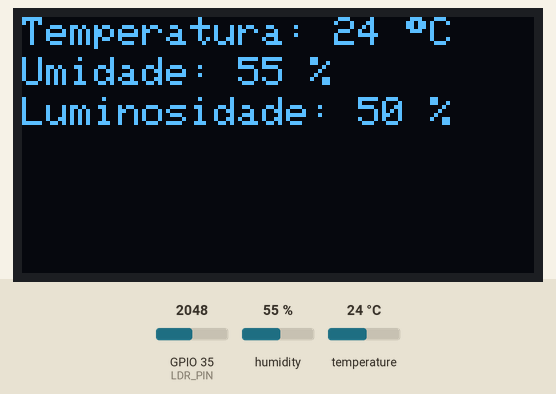
This sketch was run on a simulated ESP32. Parts: 128×64 one-colour display. The inputs (shaded band) are chosen by the test bench; at power-on: humidity 55 %, GPIO 35 (LDR_PIN) = 2048, temperature 24 °C. WiFi joins after 1.5 s; servers stay silent unless stated; no MQTT or app messages arrive unless stated.

Above: at 8.4 s.
8.5 s: humidity set to 22 %
At 10.5 s:
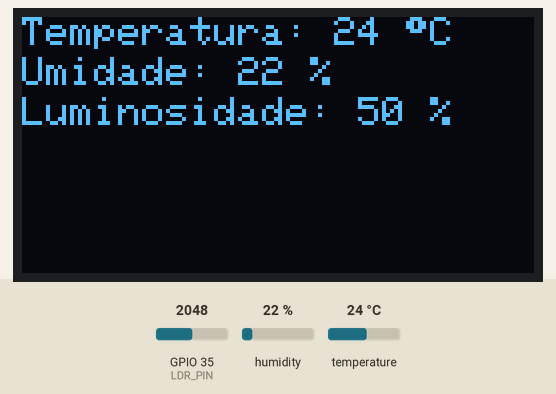
11.4 s: GPIO 35 (LDR_PIN) set to 2866
At 12.3 s:
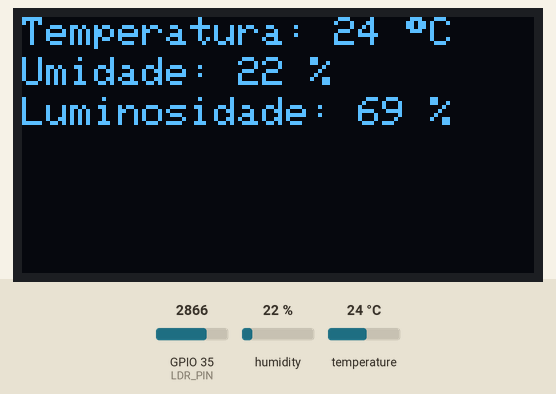
13.2 s: temperature set to 12 °C
At 15.5 s:
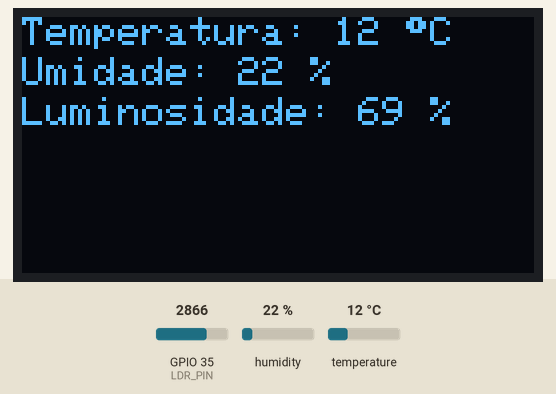
16.0 s: GPIO 35 (LDR_PIN) set to 3603
At 17.3 s:
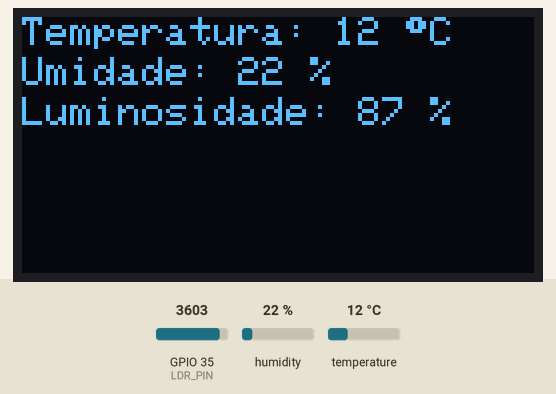
17.8 s: humidity set to 40 %
At 20.3 s:
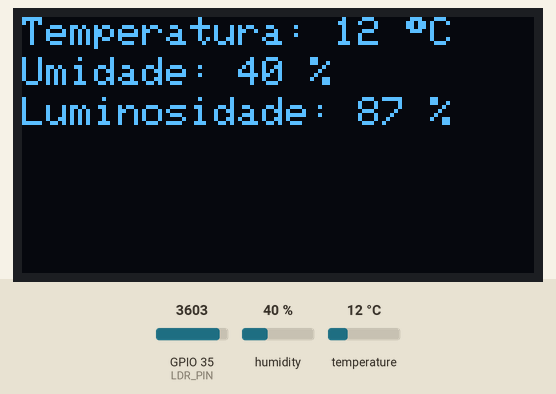
20.6 s: GPIO 35 (LDR_PIN) set to 4095
At 22.4 s:
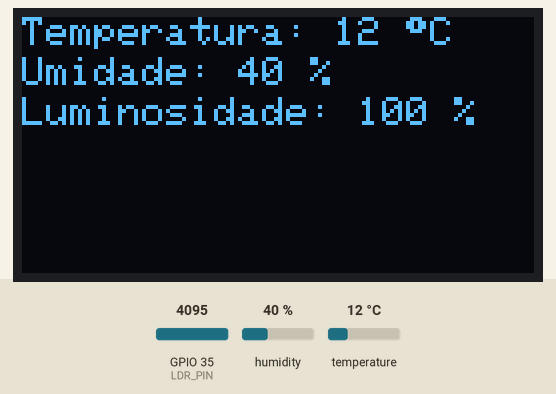
Timing chart, 0 to 23.4 s (numbered marks = the images above; inputs shaded):
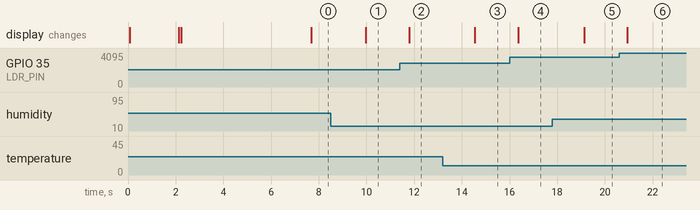

Measured:
- after the input at 8.5 s, the display: changes after 1.5 s (image 1)
- after the input at 11.4 s, the display: changes after 0.38 s (image 2)
- after the input at 13.2 s, the display: changes after 1.3 s (image 3)
- after the input at 16.0 s, the display: changes after 0.36 s (image 4)
- after the input at 17.8 s, the display: changes after 1.3 s (image 5)
- after the input at 20.6 s, the display: changes after 0.34 s (image 6)

The sketch:

ESP32_MQTT_Code.ino
```cpp
#include <Adafruit_GFX.h>
#include <Adafruit_SSD1306.h>
#include <WiFi.h>
#include <PubSubClient.h>
#include "DHT.h"
#define SCREEN_WIDTH 128
#define SCREEN_HEIGHT 64
#define OLED_RESET -1

#define LDR_PIN 35
#define DHT_PIN 18

const char* ssid = ""; //ADD YOUR DESIRED WI-FI SSID HERE
const char* password = ""; //ADD YOUR DESIRED WI-FI PASSWORD HERE

const char* mqttServer = "test.mosquitto.org";
const int mqttPort = 1883;
const char* mqttUser = "";
const char* mqttPassword = "";

int temperature = 0,
    humidity = 0,
    ldrlum,
    ldrvalue;

char payload[10];
char payloadTEMP[10];
char payloadHUM[10];
char payloadLUM[10];

String message_global = "null";

WiFiClient espClient;
PubSubClient client(espClient);
DHT dht(DHT_PIN, DHT11);
Adafruit_SSD1306 display(SCREEN_WIDTH, SCREEN_HEIGHT, &Wire, OLED_RESET);

void setup() {
  dht.begin();

  analogSetAttenuation(ADC_11db);
  display.begin(SSD1306_SWITCHCAPVCC, 0X3C);
  display.clearDisplay();
  display.setTextSize(1);
  display.setTextColor(SSD1306_WHITE);
  display.display();
  WiFi.begin(ssid, password);

  while (WiFi.status() != WL_CONNECTED) {
    display.setCursor(0, 0);
    display.printf("Conectando...");
    display.display();
    delay(1000);
  }
  display.setCursor(0, 10);
  display.printf("Conectando ao Wifi...");
  display.display();

  client.setServer(mqttServer, mqttPort);

  while(!client.connected()) {
    display.setCursor(0, 20);
    display.printf("Conectando ao MQTT...");
    display.display();

    if(client.connect("userid")) {
      display.setCursor(0, 30);
      display.printf("Conectado ao MQTT...");
      display.display();
      delay(5000);
    } else {
      display.setCursor(0, 40);
      display.printf("Falha de Conexao");
      display.display();
      delay(5000);
    }
  }
}

void DisplayDHT11()
{
  display.clearDisplay();
  display.setTextSize(1);
  display.setTextColor(SSD1306_WHITE);
  display.setCursor(0, 0);
  display.printf("Temperatura: %d %cC", temperature, 0XF7);
  display.setCursor(0, 10);
  display.printf("Umidade: %d %%", humidity);
  display.setCursor(0, 20);
  display.printf("Luminosidade: %d %%", ldrvalue);
  display.setCursor(0, 30);
  display.display();
}

void DHT11Read()
{
  temperature = dht.readTemperature();
  humidity = dht.readHumidity();
}


void SendMQTT()
{
  snprintf(payloadTEMP, sizeof(payloadTEMP), "%d", temperature);
  client.publish("temp", payloadTEMP);
  snprintf(payloadHUM, sizeof(payloadHUM), "%d", humidity);
  client.publish("umidade", payloadHUM);
  snprintf(payloadLUM, sizeof(payloadLUM), "%d", ldrvalue);
  client.publish("luminosidade", payloadLUM);
}

void LDR_read(){
  ldrlum  =  analogRead(LDR_PIN);
  ldrvalue = map(ldrlum, 0, 4095, 0, 100);
  delay(100);
}

void loop() {
  client.loop();
  delay(100);
  DHT11Read();
  delay(100);
  LDR_read();
  delay(100);
  DisplayDHT11();
  SendMQTT();
  display.setCursor(0,100);
  display.printf("STATUS SUB: %s", message_global);
  display.display();
}
```
